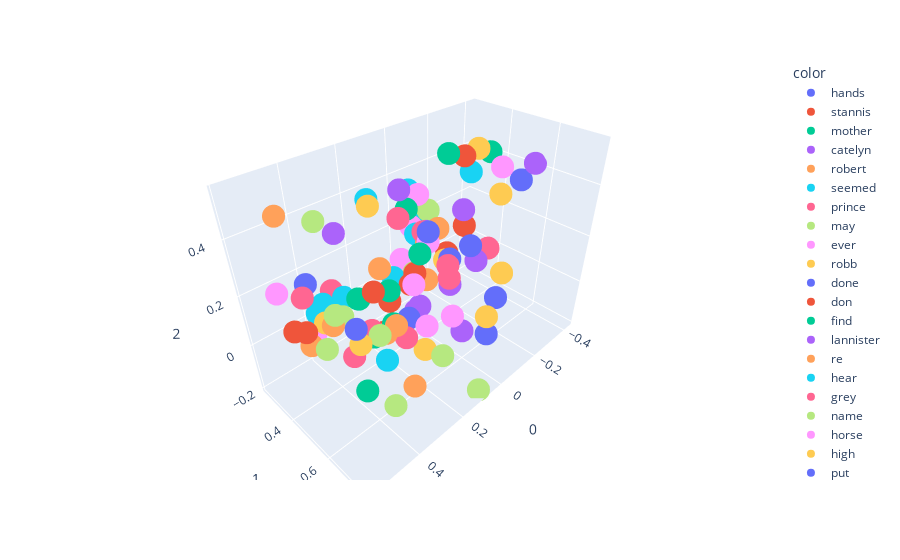

Notebook cell for this chart:
### Code cell
# To visualize the word vectors in 3D, you can use libraries like Matplotlib or Plotly. Here, we'll use Plotly for an interactive 3D scatter plot.
# 

import plotly.express as px
fig = px.scatter_3d(X[:100],x=0,y=1,z=2, color=y[200:300])
fig.show()

### Figure 1 — Plotly figure (JSON) as saved in the notebook; plotly's stock layout.template omitted (floating-point values rounded to 4 significant figures)
{"data": [{"hovertemplate": "color=hands<br>0=%{x}<br>1=%{y}<br>2=%{z}<extra></extra>", "legendgroup": "hands", "marker": {"color": "#636efa", "symbol": "circle"}, "mode": "markers", "name": "hands", "scene": "scene", "showlegend": true, "type": "scatter3d", "x": [-0.1582], "y": [0.6117], "z": [-0.01087]}, {"hovertemplate": "color=stannis<br>0=%{x}<br>1=%{y}<br>2=%{z}<extra></extra>", "legendgroup": "stannis", "marker": {"color": "#EF553B", "symbol": "circle"}, "mode": "markers", "name": "stannis", "scene": "scene", "showlegend": true, "type": "scatter3d", "x": [-0.1758], "y": [0.3478], "z": [0.05474]}, {"hovertemplate": "color=mother<br>0=%{x}<br>1=%{y}<br>2=%{z}<extra></extra>", "legendgroup": "mother", "marker": {"color": "#00cc96", "symbol": "circle"}, "mode": "markers", "name": "mother", "scene": "scene", "showlegend": true, "type": "scatter3d", "x": [0.2995], "y": [0.5605], "z": [0.2418]}, {"hovertemplate": "color=catelyn<br>0=%{x}<br>1=%{y}<br>2=%{z}<extra></extra>", "legendgroup": "catelyn", "marker": {"color": "#ab63fa", "symbol": "circle"}, "mode": "markers", "name": "catelyn", "scene": "scene", "showlegend": true, "type": "scatter3d", "x": [-0.006588], "y": [0.3687], "z": [-0.1038]}, {"hovertemplate": "color=robert<br>0=%{x}<br>1=%{y}<br>2=%{z}<extra></extra>", "legendgroup": "robert", "marker": {"color": "#FFA15A", "symbol": "circle"}, "mode": "markers", "name": "robert", "scene": "scene", "showlegend": true, "type": "scatter3d", "x": [0.112], "y": [0.5265], "z": [0.3098]}, {"hovertemplate": "color=seemed<br>0=%{x}<br>1=%{y}<br>2=%{z}<extra></extra>", "legendgroup": "seemed", "marker": {"color": "#19d3f3", "symbol": "circle"}, "mode": "markers", "name": "seemed", "scene": "scene", "showlegend": true, "type": "scatter3d", "x": [-0.04536], "y": [0.2743], "z": [0.3451]}, {"hovertemplate": "color=prince<br>0=%{x}<br>1=%{y}<br>2=%{z}<extra></extra>", "legendgroup": "prince", "marker": {"color": "#FF6692", "symbol": "circle"}, "mode": "markers", "name": "prince", "scene": "scene", "showlegend": true, "type": "scatter3d", "x": [0.1018], "y": [0.3852], "z": [0.3336]}, {"hovertemplate": "color=may<br>0=%{x}<br>1=%{y}<br>2=%{z}<extra></extra>", "legendgroup": "may", "marker": {"color": "#B6E880", "symbol": "circle"}, "mode": "markers", "name": "may", "scene": "scene", "showlegend": true, "type": "scatter3d", "x": [0.5536], "y": [0.6037], "z": [0.2105]}, {"hovertemplate": "color=ever<br>0=%{x}<br>1=%{y}<br>2=%{z}<extra></extra>", "legendgroup": "ever", "marker": {"color": "#FF97FF", "symbol": "circle"}, "mode": "markers", "name": "ever", "scene": "scene", "showlegend": true, "type": "scatter3d", "x": [0.003727], "y": [0.376], "z": [0.3814]}, {"hovertemplate": "color=robb<br>0=%{x}<br>1=%{y}<br>2=%{z}<extra></extra>", "legendgroup": "robb", "marker": {"color": "#FECB52", "symbol": "circle"}, "mode": "markers", "name": "robb", "scene": "scene", "showlegend": true, "type": "scatter3d", "x": [-0.07955], "y": [0.4266], "z": [0.1046]}, {"hovertemplate": "color=done<br>0=%{x}<br>1=%{y}<br>2=%{z}<extra></extra>", "legendgroup": "done", "marker": {"color": "#636efa", "symbol": "circle"}, "mode": "markers", "name": "done", "scene": "scene", "showlegend": true, "type": "scatter3d", "x": [0.09975], "y": [0.614], "z": [0.2838]}, {"hovertemplate": "color=don<br>0=%{x}<br>1=%{y}<br>2=%{z}<extra></extra>", "legendgroup": "don", "marker": {"color": "#EF553B", "symbol": "circle"}, "mode": "markers", "name": "don", "scene": "scene", "showlegend": true, "type": "scatter3d", "x": [0.1416], "y": [0.5025], "z": [0.195]}, {"hovertemplate": "color=find<br>0=%{x}<br>1=%{y}<br>2=%{z}<extra></extra>", "legendgroup": "find", "marker": {"color": "#00cc96", "symbol": "circle"}, "mode": "markers", "name": "find", "scene": "scene", "showlegend": true, "type": "scatter3d", "x": [0.3214], "y": [0.5989], "z": [0.152]}, {"hovertemplate": "color=lannister<br>0=%{x}<br>1=%{y}<br>2=%{z}<extra></extra>", "legendgroup": "lannister", "marker": {"color": "#ab63fa", "symbol": "circle"}, "mode": "markers", "name": "lannister", "scene": "scene", "showlegend": true, "type": "scatter3d", "x": [0.09098], "y": [0.5017], "z": [0.33]}, {"hovertemplate": "color=re<br>0=%{x}<br>1=%{y}<br>2=%{z}<extra></extra>", "legendgroup": "re", "marker": {"color": "#FFA15A", "symbol": "circle"}, "mode": "markers", "name": "re", "scene": "scene", "showlegend": true, "type": "scatter3d", "x": [0.008569], "y": [0.475], "z": [0.2951]}, {"hovertemplate": "color=hear<br>0=%{x}<br>1=%{y}<br>2=%{z}<extra></extra>", "legendgroup": "hear", "marker": {"color": "#19d3f3", "symbol": "circle"}, "mode": "markers", "name": "hear", "scene": "scene", "showlegend": true, "type": "scatter3d", "x": [-0.1041], "y": [0.2372], "z": [0.2156]}, {"hovertemplate": "color=grey<br>0=%{x}<br>1=%{y}<br>2=%{z}<extra></extra>", "legendgroup": "grey", "marker": {"color": "#FF6692", "symbol": "circle"}, "mode": "markers", "name": "grey", "scene": "scene", "showlegend": true, "type": "scatter3d", "x": [0.113], "y": [0.5122], "z": [0.3418]}, {"hovertemplate": "color=name<br>0=%{x}<br>1=%{y}<br>2=%{z}<extra></extra>", "legendgroup": "name", "marker": {"color": "#B6E880", "symbol": "circle"}, "mode": "markers", "name": "name", "scene": "scene", "showlegend": true, "type": "scatter3d", "x": [0.4646], "y": [0.5568], "z": [0.2402]}, {"hovertemplate": "color=horse<br>0=%{x}<br>1=%{y}<br>2=%{z}<extra></extra>", "legendgroup": "horse", "marker": {"color": "#FF97FF", "symbol": "circle"}, "mode": "markers", "name": "horse", "scene": "scene", "showlegend": true, "type": "scatter3d", "x": [0.2339], "y": [0.596], "z": [0.2476]}, {"hovertemplate": "color=high<br>0=%{x}<br>1=%{y}<br>2=%{z}<extra></extra>", "legendgroup": "high", "marker": {"color": "#FECB52", "symbol": "circle"}, "mode": "markers", "name": "high", "scene": "scene", "showlegend": true, "type": "scatter3d", "x": [0.4477], "y": [0.5017], "z": [0.1955]}, {"hovertemplate": "color=put<br>0=%{x}<br>1=%{y}<br>2=%{z}<extra></extra>", "legendgroup": "put", "marker": {"color": "#636efa", "symbol": "circle"}, "mode": "markers", "name": "put", "scene": "scene", "showlegend": true, "type": "scatter3d", "x": [0.01721], "y": [0.7132], "z": [-0.01062]}, {"hovertemplate": "color=stone<br>0=%{x}<br>1=%{y}<br>2=%{z}<extra></extra>", "legendgroup": "stone", "marker": {"color": "#EF553B", "symbol": "circle"}, "mode": "markers", "name": "stone", "scene": "scene", "showlegend": true, "type": "scatter3d", "x": [0.5712], "y": [0.4748], "z": [0.2001]}, {"hovertemplate": "color=wine<br>0=%{x}<br>1=%{y}<br>2=%{z}<extra></extra>", "legendgroup": "wine", "marker": {"color": "#00cc96", "symbol": "circle"}, "mode": "markers", "name": "wine", "scene": "scene", "showlegend": true, "type": "scatter3d", "x": [0.05293], "y": [0.3721], "z": [0.3439]}, {"hovertemplate": "color=hard<br>0=%{x}<br>1=%{y}<br>2=%{z}<extra></extra>", "legendgroup": "hard", "marker": {"color": "#ab63fa", "symbol": "circle"}, "mode": "markers", "name": "hard", "scene": "scene", "showlegend": true, "type": "scatter3d", "x": [-0.1637], "y": [0.4348], "z": [0.2829]}, {"hovertemplate": "color=water<br>0=%{x}<br>1=%{y}<br>2=%{z}<extra></extra>", "legendgroup": "water", "marker": {"color": "#FFA15A", "symbol": "circle"}, "mode": "markers", "name": "water", "scene": "scene", "showlegend": true, "type": "scatter3d", "x": [0.5439], "y": [0.4304], "z": [0.5342]}, {"hovertemplate": "color=upon<br>0=%{x}<br>1=%{y}<br>2=%{z}<extra></extra>", "legendgroup": "upon", "marker": {"color": "#19d3f3", "symbol": "circle"}, "mode": "markers", "name": "upon", "scene": "scene", "showlegend": true, "type": "scatter3d", "x": [0.4927], "y": [0.4727], "z": [0.2182]}, {"hovertemplate": "color=fire<br>0=%{x}<br>1=%{y}<br>2=%{z}<extra></extra>", "legendgroup": "fire", "marker": {"color": "#FF6692", "symbol": "circle"}, "mode": "markers", "name": "fire", "scene": "scene", "showlegend": true, "type": "scatter3d", "x": [0.4089], "y": [0.609], "z": [0.1878]}, {"hovertemplate": "color=iron<br>0=%{x}<br>1=%{y}<br>2=%{z}<extra></extra>", "legendgroup": "iron", "marker": {"color": "#B6E880", "symbol": "circle"}, "mode": "markers", "name": "iron", "scene": "scene", "showlegend": true, "type": "scatter3d", "x": [0.4006], "y": [0.6329], "z": [0.1791]}, {"hovertemplate": "color=until<br>0=%{x}<br>1=%{y}<br>2=%{z}<extra></extra>", "legendgroup": "until", "marker": {"color": "#FF97FF", "symbol": "circle"}, "mode": "markers", "name": "until", "scene": "scene", "showlegend": true, "type": "scatter3d", "x": [0.4848], "y": [0.4256], "z": [0.09843]}, {"hovertemplate": "color=these<br>0=%{x}<br>1=%{y}<br>2=%{z}<extra></extra>", "legendgroup": "these", "marker": {"color": "#FECB52", "symbol": "circle"}, "mode": "markers", "name": "these", "scene": "scene", "showlegend": true, "type": "scatter3d", "x": [-0.000219], "y": [0.6953], "z": [0.04306]}, {"hovertemplate": "color=voice<br>0=%{x}<br>1=%{y}<br>2=%{z}<extra></extra>", "legendgroup": "voice", "marker": {"color": "#636efa", "symbol": "circle"}, "mode": "markers", "name": "voice", "scene": "scene", "showlegend": true, "type": "scatter3d", "x": [0.3886], "y": [0.5545], "z": [0.1285]}, {"hovertemplate": "color=gone<br>0=%{x}<br>1=%{y}<br>2=%{z}<extra></extra>", "legendgroup": "gone", "marker": {"color": "#EF553B", "symbol": "circle"}, "mode": "markers", "name": "gone", "scene": "scene", "showlegend": true, "type": "scatter3d", "x": [-0.1741], "y": [0.4325], "z": [0.2134]}, {"hovertemplate": "color=give<br>0=%{x}<br>1=%{y}<br>2=%{z}<extra></extra>", "legendgroup": "give", "marker": {"color": "#00cc96", "symbol": "circle"}, "mode": "markers", "name": "give", "scene": "scene", "showlegend": true, "type": "scatter3d", "x": [0.4062], "y": [0.5521], "z": [0.2668]}, {"hovertemplate": "color=sam<br>0=%{x}<br>1=%{y}<br>2=%{z}<extra></extra>", "legendgroup": "sam", "marker": {"color": "#ab63fa", "symbol": "circle"}, "mode": "markers", "name": "sam", "scene": "scene", "showlegend": true, "type": "scatter3d", "x": [-0.02663], "y": [0.504], "z": [0.06198]}, {"hovertemplate": "color=seen<br>0=%{x}<br>1=%{y}<br>2=%{z}<extra></extra>", "legendgroup": "seen", "marker": {"color": "#FFA15A", "symbol": "circle"}, "mode": "markers", "name": "seen", "scene": "scene", "showlegend": true, "type": "scatter3d", "x": [0.5055], "y": [0.5699], "z": [0.2416]}, {"hovertemplate": "color=better<br>0=%{x}<br>1=%{y}<br>2=%{z}<extra></extra>", "legendgroup": "better", "marker": {"color": "#19d3f3", "symbol": "circle"}, "mode": "markers", "name": "better", "scene": "scene", "showlegend": true, "type": "scatter3d", "x": [0.4644], "y": [0.4614], "z": [0.2294]}, {"hovertemplate": "color=shall<br>0=%{x}<br>1=%{y}<br>2=%{z}<extra></extra>", "legendgroup": "shall", "marker": {"color": "#FF6692", "symbol": "circle"}, "mode": "markers", "name": "shall", "scene": "scene", "showlegend": true, "type": "scatter3d", "x": [0.05704], "y": [0.5755], "z": [0.1695]}, {"hovertemplate": "color=ned<br>0=%{x}<br>1=%{y}<br>2=%{z}<extra></extra>", "legendgroup": "ned", "marker": {"color": "#B6E880", "symbol": "circle"}, "mode": "markers", "name": "ned", "scene": "scene", "showlegend": true, "type": "scatter3d", "x": [0.2272], "y": [0.7117], "z": [0.03436]}, {"hovertemplate": "color=always<br>0=%{x}<br>1=%{y}<br>2=%{z}<extra></extra>", "legendgroup": "always", "marker": {"color": "#FF97FF", "symbol": "circle"}, "mode": "markers", "name": "always", "scene": "scene", "showlegend": true, "type": "scatter3d", "x": [0.1369], "y": [0.5581], "z": [0.3352]}, {"hovertemplate": "color=years<br>0=%{x}<br>1=%{y}<br>2=%{z}<extra></extra>", "legendgroup": "years", "marker": {"color": "#FECB52", "symbol": "circle"}, "mode": "markers", "name": "years", "scene": "scene", "showlegend": true, "type": "scatter3d", "x": [0.4985], "y": [0.5196], "z": [0.2159]}, {"hovertemplate": "color=between<br>0=%{x}<br>1=%{y}<br>2=%{z}<extra></extra>", "legendgroup": "between", "marker": {"color": "#636efa", "symbol": "circle"}, "mode": "markers", "name": "between", "scene": "scene", "showlegend": true, "type": "scatter3d", "x": [0.4055], "y": [0.2694], "z": [0.166]}, {"hovertemplate": "color=dark<br>0=%{x}<br>1=%{y}<br>2=%{z}<extra></extra>", "legendgroup": "dark", "marker": {"color": "#EF553B", "symbol": "circle"}, "mode": "markers", "name": "dark", "scene": "scene", "showlegend": true, "type": "scatter3d", "x": [0.4027], "y": [0.6208], "z": [0.3264]}, {"hovertemplate": "color=place<br>0=%{x}<br>1=%{y}<br>2=%{z}<extra></extra>", "legendgroup": "place", "marker": {"color": "#00cc96", "symbol": "circle"}, "mode": "markers", "name": "place", "scene": "scene", "showlegend": true, "type": "scatter3d", "x": [0.1789], "y": [0.566], "z": [0.3167]}, {"hovertemplate": "color=small<br>0=%{x}<br>1=%{y}<br>2=%{z}<extra></extra>", "legendgroup": "small", "marker": {"color": "#ab63fa", "symbol": "circle"}, "mode": "markers", "name": "small", "scene": "scene", "showlegend": true, "type": "scatter3d", "x": [-0.0645], "y": [0.5386], "z": [-0.161]}, {"hovertemplate": "color=cold<br>0=%{x}<br>1=%{y}<br>2=%{z}<extra></extra>", "legendgroup": "cold", "marker": {"color": "#FFA15A", "symbol": "circle"}, "mode": "markers", "name": "cold", "scene": "scene", "showlegend": true, "type": "scatter3d", "x": [0.3653], "y": [0.7334], "z": [0.0246]}, {"hovertemplate": "color=winterfell<br>0=%{x}<br>1=%{y}<br>2=%{z}<extra></extra>", "legendgroup": "winterfell", "marker": {"color": "#19d3f3", "symbol": "circle"}, "mode": "markers", "name": "winterfell", "scene": "scene", "showlegend": true, "type": "scatter3d", "x": [0.1094], "y": [0.4753], "z": [0.3169]}, {"hovertemplate": "color=most<br>0=%{x}<br>1=%{y}<br>2=%{z}<extra></extra>", "legendgroup": "most", "marker": {"color": "#FF6692", "symbol": "circle"}, "mode": "markers", "name": "most", "scene": "scene", "showlegend": true, "type": "scatter3d", "x": [0.4209], "y": [0.5257], "z": [0.0358]}, {"hovertemplate": "color=hundred<br>0=%{x}<br>1=%{y}<br>2=%{z}<extra></extra>", "legendgroup": "hundred", "marker": {"color": "#B6E880", "symbol": "circle"}, "mode": "markers", "name": "hundred", "scene": "scene", "showlegend": true, "type": "scatter3d", "x": [0.1361], "y": [0.4931], "z": [0.1899]}, {"hovertemplate": "color=stood<br>0=%{x}<br>1=%{y}<br>2=%{z}<extra></extra>", "legendgroup": "stood", "marker": {"color": "#FF97FF", "symbol": "circle"}, "mode": "markers", "name": "stood", "scene": "scene", "showlegend": true, "type": "scatter3d", "x": [0.09205], "y": [0.626], "z": [0.05969]}, {"hovertemplate": "color=end<br>0=%{x}<br>1=%{y}<br>2=%{z}<extra></extra>", "legendgroup": "end", "marker": {"color": "#FECB52", "symbol": "circle"}, "mode": "markers", "name": "end", "scene": "scene", "showlegend": true, "type": "scatter3d", "x": [0.45], "y": [0.6077], "z": [0.1605]}, {"hovertemplate": "color=sister<br>0=%{x}<br>1=%{y}<br>2=%{z}<extra></extra>", "legendgroup": "sister", "marker": {"color": "#636efa", "symbol": "circle"}, "mode": "markers", "name": "sister", "scene": "scene", "showlegend": true, "type": "scatter3d", "x": [-0.3814], "y": [0.5158], "z": [0.3521]}, {"hovertemplate": "color=words<br>0=%{x}<br>1=%{y}<br>2=%{z}<extra></extra>", "legendgroup": "words", "marker": {"color": "#EF553B", "symbol": "circle"}, "mode": "markers", "name": "words", "scene": "scene", "showlegend": true, "type": "scatter3d", "x": [0.1819], "y": [0.5236], "z": [0.1835]}, {"hovertemplate": "color=sea<br>0=%{x}<br>1=%{y}<br>2=%{z}<extra></extra>", "legendgroup": "sea", "marker": {"color": "#00cc96", "symbol": "circle"}, "mode": "markers", "name": "sea", "scene": "scene", "showlegend": true, "type": "scatter3d", "x": [0.401], "y": [0.6069], "z": [0.1561]}, {"hovertemplate": "color=right<br>0=%{x}<br>1=%{y}<br>2=%{z}<extra></extra>", "legendgroup": "right", "marker": {"color": "#ab63fa", "symbol": "circle"}, "mode": "markers", "name": "right", "scene": "scene", "showlegend": true, "type": "scatter3d", "x": [0.3863], "y": [0.4398], "z": [0.4217]}, {"hovertemplate": "color=nothing<br>0=%{x}<br>1=%{y}<br>2=%{z}<extra></extra>", "legendgroup": "nothing", "marker": {"color": "#FFA15A", "symbol": "circle"}, "mode": "markers", "name": "nothing", "scene": "scene", "showlegend": true, "type": "scatter3d", "x": [0.02331], "y": [0.4369], "z": [0.07372]}, {"hovertemplate": "color=walls<br>0=%{x}<br>1=%{y}<br>2=%{z}<extra></extra>", "legendgroup": "walls", "marker": {"color": "#19d3f3", "symbol": "circle"}, "mode": "markers", "name": "walls", "scene": "scene", "showlegend": true, "type": "scatter3d", "x": [0.3906], "y": [0.6462], "z": [0.08485]}, {"hovertemplate": "color=fingers<br>0=%{x}<br>1=%{y}<br>2=%{z}<extra></extra>", "legendgroup": "fingers", "marker": {"color": "#FF6692", "symbol": "circle"}, "mode": "markers", "name": "fingers", "scene": "scene", "showlegend": true, "type": "scatter3d", "x": [0.5515], "y": [0.5149], "z": [0.3304]}, {"hovertemplate": "color=same<br>0=%{x}<br>1=%{y}<br>2=%{z}<extra></extra>", "legendgroup": "same", "marker": {"color": "#B6E880", "symbol": "circle"}, "mode": "markers", "name": "same", "scene": "scene", "showlegend": true, "type": "scatter3d", "x": [0.09181], "y": [0.7562], "z": [-0.1918]}, {"hovertemplate": "color=cloak<br>0=%{x}<br>1=%{y}<br>2=%{z}<extra></extra>", "legendgroup": "cloak", "marker": {"color": "#FF97FF", "symbol": "circle"}, "mode": "markers", "name": "cloak", "scene": "scene", "showlegend": true, "type": "scatter3d", "x": [-0.17], "y": [0.5821], "z": [0.4888]}, {"hovertemplate": "color=house<br>0=%{x}<br>1=%{y}<br>2=%{z}<extra></extra>", "legendgroup": "house", "marker": {"color": "#FECB52", "symbol": "circle"}, "mode": "markers", "name": "house", "scene": "scene", "showlegend": true, "type": "scatter3d", "x": [-0.2302], "y": [0.5413], "z": [0.3583]}, {"hovertemplate": "color=young<br>0=%{x}<br>1=%{y}<br>2=%{z}<extra></extra>", "legendgroup": "young", "marker": {"color": "#636efa", "symbol": "circle"}, "mode": "markers", "name": "young", "scene": "scene", "showlegend": true, "type": "scatter3d", "x": [0.2264], "y": [0.5622], "z": [0.09343]}, {"hovertemplate": "color=does<br>0=%{x}<br>1=%{y}<br>2=%{z}<extra></extra>", "legendgroup": "does", "marker": {"color": "#EF553B", "symbol": "circle"}, "mode": "markers", "name": "does", "scene": "scene", "showlegend": true, "type": "scatter3d", "x": [0.3373], "y": [0.5706], "z": [0.1103]}, {"hovertemplate": "color=beside<br>0=%{x}<br>1=%{y}<br>2=%{z}<extra></extra>", "legendgroup": "beside", "marker": {"color": "#00cc96", "symbol": "circle"}, "mode": "markers", "name": "beside", "scene": "scene", "showlegend": true, "type": "scatter3d", "x": [0.4398], "y": [0.6031], "z": [-0.04093]}, {"hovertemplate": "color=get<br>0=%{x}<br>1=%{y}<br>2=%{z}<extra></extra>", "legendgroup": "get", "marker": {"color": "#ab63fa", "symbol": "circle"}, "mode": "markers", "name": "get", "scene": "scene", "showlegend": true, "type": "scatter3d", "x": [-0.4197], "y": [0.5415], "z": [0.4122]}, {"hovertemplate": "color=mouth<br>0=%{x}<br>1=%{y}<br>2=%{z}<extra></extra>", "legendgroup": "mouth", "marker": {"color": "#FFA15A", "symbol": "circle"}, "mode": "markers", "name": "mouth", "scene": "scene", "showlegend": true, "type": "scatter3d", "x": [0.337], "y": [0.5824], "z": [0.1135]}, {"hovertemplate": "color=seven<br>0=%{x}<br>1=%{y}<br>2=%{z}<extra></extra>", "legendgroup": "seven", "marker": {"color": "#19d3f3", "symbol": "circle"}, "mode": "markers", "name": "seven", "scene": "scene", "showlegend": true, "type": "scatter3d", "x": [0.1947], "y": [0.4577], "z": [0.1823]}, {"hovertemplate": "color=watch<br>0=%{x}<br>1=%{y}<br>2=%{z}<extra></extra>", "legendgroup": "watch", "marker": {"color": "#FF6692", "symbol": "circle"}, "mode": "markers", "name": "watch", "scene": "scene", "showlegend": true, "type": "scatter3d", "x": [0.294], "y": [0.6237], "z": [0.09463]}, {"hovertemplate": "color=door<br>0=%{x}<br>1=%{y}<br>2=%{z}<extra></extra>", "legendgroup": "door", "marker": {"color": "#B6E880", "symbol": "circle"}, "mode": "markers", "name": "door", "scene": "scene", "showlegend": true, "type": "scatter3d", "x": [-0.06499], "y": [0.3559], "z": [0.2883]}, {"hovertemplate": "color=joffrey<br>0=%{x}<br>1=%{y}<br>2=%{z}<extra></extra>", "legendgroup": "joffrey", "marker": {"color": "#FF97FF", "symbol": "circle"}, "mode": "markers", "name": "joffrey", "scene": "scene", "showlegend": true, "type": "scatter3d", "x": [0.04587], "y": [0.3856], "z": [0.2806]}, {"hovertemplate": "color=green<br>0=%{x}<br>1=%{y}<br>2=%{z}<extra></extra>", "legendgroup": "green", "marker": {"color": "#FECB52", "symbol": "circle"}, "mode": "markers", "name": "green", "scene": "scene", "showlegend": true, "type": "scatter3d", "x": [0.1381], "y": [0.5444], "z": [-0.1153]}, {"hovertemplate": "color=big<br>0=%{x}<br>1=%{y}<br>2=%{z}<extra></extra>", "legendgroup": "big", "marker": {"color": "#636efa", "symbol": "circle"}, "mode": "markers", "name": "big", "scene": "scene", "showlegend": true, "type": "scatter3d", "x": [0.4714], "y": [0.6243], "z": [0.2414]}, {"hovertemplate": "color=under<br>0=%{x}<br>1=%{y}<br>2=%{z}<extra></extra>", "legendgroup": "under", "marker": {"color": "#EF553B", "symbol": "circle"}, "mode": "markers", "name": "under", "scene": "scene", "showlegend": true, "type": "scatter3d", "x": [0.1734], "y": [0.4071], "z": [0.04392]}, {"hovertemplate": "color=few<br>0=%{x}<br>1=%{y}<br>2=%{z}<extra></extra>", "legendgroup": "few", "marker": {"color": "#00cc96", "symbol": "circle"}, "mode": "markers", "name": "few", "scene": "scene", "showlegend": true, "type": "scatter3d", "x": [-0.03341], "y": [0.4764], "z": [0.542]}, {"hovertemplate": "color=sent<br>0=%{x}<br>1=%{y}<br>2=%{z}<extra></extra>", "legendgroup": "sent", "marker": {"color": "#ab63fa", "symbol": "circle"}, "mode": "markers", "name": "sent", "scene": "scene", "showlegend": true, "type": "scatter3d", "x": [0.1939], "y": [0.5587], "z": [0.103]}, {"hovertemplate": "color=perhaps<br>0=%{x}<br>1=%{y}<br>2=%{z}<extra></extra>", "legendgroup": "perhaps", "marker": {"color": "#FFA15A", "symbol": "circle"}, "mode": "markers", "name": "perhaps", "scene": "scene", "showlegend": true, "type": "scatter3d", "x": [0.2549], "y": [0.4665], "z": [0.2517]}, {"hovertemplate": "color=almost<br>0=%{x}<br>1=%{y}<br>2=%{z}<extra></extra>", "legendgroup": "almost", "marker": {"color": "#19d3f3", "symbol": "circle"}, "mode": "markers", "name": "almost", "scene": "scene", "showlegend": true, "type": "scatter3d", "x": [0.144], "y": [0.2786], "z": [0.3781]}, {"hovertemplate": "color=such<br>0=%{x}<br>1=%{y}<br>2=%{z}<extra></extra>", "legendgroup": "such", "marker": {"color": "#FF6692", "symbol": "circle"}, "mode": "markers", "name": "such", "scene": "scene", "showlegend": true, "type": "scatter3d", "x": [0.1316], "y": [0.6361], "z": [0.2861]}, {"hovertemplate": "color=wanted<br>0=%{x}<br>1=%{y}<br>2=%{z}<extra></extra>", "legendgroup": "wanted", "marker": {"color": "#B6E880", "symbol": "circle"}, "mode": "markers", "name": "wanted", "scene": "scene", "showlegend": true, "type": "scatter3d", "x": [0.4965], "y": [0.5713], "z": [0.2729]}, {"hovertemplate": "color=daughter<br>0=%{x}<br>1=%{y}<br>2=%{z}<extra></extra>", "legendgroup": "daughter", "marker": {"color": "#FF97FF", "symbol": "circle"}, "mode": "markers", "name": "daughter", "scene": "scene", "showlegend": true, "type": "scatter3d", "x": [0.05094], "y": [0.3349], "z": [0.1256]}, {"hovertemplate": "color=true<br>0=%{x}<br>1=%{y}<br>2=%{z}<extra></extra>", "legendgroup": "true", "marker": {"color": "#FECB52", "symbol": "circle"}, "mode": "markers", "name": "true", "scene": "scene", "showlegend": true, "type": "scatter3d", "x": [-0.2761], "y": [0.3962], "z": [0.4676]}, {"hovertemplate": "color=while<br>0=%{x}<br>1=%{y}<br>2=%{z}<extra></extra>", "legendgroup": "while", "marker": {"color": "#636efa", "symbol": "circle"}, "mode": "markers", "name": "while", "scene": "scene", "showlegend": true, "type": "scatter3d", "x": [0.1956], "y": [0.6178], "z": [0.4214]}, {"hovertemplate": "color=leave<br>0=%{x}<br>1=%{y}<br>2=%{z}<extra></extra>", "legendgroup": "leave", "marker": {"color": "#EF553B", "symbol": "circle"}, "mode": "markers", "name": "leave", "scene": "scene", "showlegend": true, "type": "scatter3d", "x": [0.5751], "y": [0.5497], "z": [0.2482]}, {"hovertemplate": "color=city<br>0=%{x}<br>1=%{y}<br>2=%{z}<extra></extra>", "legendgroup": "city", "marker": {"color": "#00cc96", "symbol": "circle"}, "mode": "markers", "name": "city", "scene": "scene", "showlegend": true, "type": "scatter3d", "x": [-0.389], "y": [0.363], "z": [0.4129]}, {"hovertemplate": "color=wind<br>0=%{x}<br>1=%{y}<br>2=%{z}<extra></extra>", "legendgroup": "wind", "marker": {"color": "#ab63fa", "symbol": "circle"}, "mode": "markers", "name": "wind", "scene": "scene", "showlegend": true, "type": "scatter3d", "x": [0.05016], "y": [0.3351], "z": [0.3998]}, {"hovertemplate": "color=light<br>0=%{x}<br>1=%{y}<br>2=%{z}<extra></extra>", "legendgroup": "light", "marker": {"color": "#FFA15A", "symbol": "circle"}, "mode": "markers", "name": "light", "scene": "scene", "showlegend": true, "type": "scatter3d", "x": [0.3566], "y": [0.6538], "z": [0.2014]}, {"hovertemplate": "color=arms<br>0=%{x}<br>1=%{y}<br>2=%{z}<extra></extra>", "legendgroup": "arms", "marker": {"color": "#19d3f3", "symbol": "circle"}, "mode": "markers", "name": "arms", "scene": "scene", "showlegend": true, "type": "scatter3d", "x": [-0.1501], "y": [0.4722], "z": [0.4432]}, {"hovertemplate": "color=children<br>0=%{x}<br>1=%{y}<br>2=%{z}<extra></extra>", "legendgroup": "children", "marker": {"color": "#FF6692", "symbol": "circle"}, "mode": "markers", "name": "children", "scene": "scene", "showlegend": true, "type": "scatter3d", "x": [-0.3869], "y": [0.3862], "z": [-0.002197]}, {"hovertemplate": "color=herself<br>0=%{x}<br>1=%{y}<br>2=%{z}<extra></extra>", "legendgroup": "herself", "marker": {"color": "#B6E880", "symbol": "circle"}, "mode": "markers", "name": "herself", "scene": "scene", "showlegend": true, "type": "scatter3d", "x": [0.4799], "y": [0.5012], "z": [0.522]}, {"hovertemplate": "color=sweet<br>0=%{x}<br>1=%{y}<br>2=%{z}<extra></extra>", "legendgroup": "sweet", "marker": {"color": "#FF97FF", "symbol": "circle"}, "mode": "markers", "name": "sweet", "scene": "scene", "showlegend": true, "type": "scatter3d", "x": [0.5348], "y": [0.3322], "z": [0.2333]}, {"hovertemplate": "color=others<br>0=%{x}<br>1=%{y}<br>2=%{z}<extra></extra>", "legendgroup": "others", "marker": {"color": "#FECB52", "symbol": "circle"}, "mode": "markers", "name": "others", "scene": "scene", "showlegend": true, "type": "scatter3d", "x": [0.3497], "y": [0.5546], "z": [0.5355]}, {"hovertemplate": "color=lost<br>0=%{x}<br>1=%{y}<br>2=%{z}<extra></extra>", "legendgroup": "lost", "marker": {"color": "#636efa", "symbol": "circle"}, "mode": "markers", "name": "lost", "scene": "scene", "showlegend": true, "type": "scatter3d", "x": [0.09412], "y": [0.6877], "z": [0.3619]}, {"hovertemplate": "color=theon<br>0=%{x}<br>1=%{y}<br>2=%{z}<extra></extra>", "legendgroup": "theon", "marker": {"color": "#EF553B", "symbol": "circle"}, "mode": "markers", "name": "theon", "scene": "scene", "showlegend": true, "type": "scatter3d", "x": [-0.08938], "y": [0.4934], "z": [0.5231]}, {"hovertemplate": "color=each<br>0=%{x}<br>1=%{y}<br>2=%{z}<extra></extra>", "legendgroup": "each", "marker": {"color": "#00cc96", "symbol": "circle"}, "mode": "markers", "name": "each", "scene": "scene", "showlegend": true, "type": "scatter3d", "x": [0.4001], "y": [0.5491], "z": [0.2607]}, {"hovertemplate": "color=felt<br>0=%{x}<br>1=%{y}<br>2=%{z}<extra></extra>", "legendgroup": "felt", "marker": {"color": "#ab63fa", "symbol": "circle"}, "mode": "markers", "name": "felt", "scene": "scene", "showlegend": true, "type": "scatter3d", "x": [-0.1448], "y": [0.5201], "z": [0.1152]}, {"hovertemplate": "color=side<br>0=%{x}<br>1=%{y}<br>2=%{z}<extra></extra>", "legendgroup": "side", "marker": {"color": "#FFA15A", "symbol": "circle"}, "mode": "markers", "name": "side", "scene": "scene", "showlegend": true, "type": "scatter3d", "x": [0.5253], "y": [0.4698], "z": [0.114]}, {"hovertemplate": "color=yes<br>0=%{x}<br>1=%{y}<br>2=%{z}<extra></extra>", "legendgroup": "yes", "marker": {"color": "#19d3f3", "symbol": "circle"}, "mode": "markers", "name": "yes", "scene": "scene", "showlegend": true, "type": "scatter3d", "x": [0.3992], "y": [0.472], "z": [0.2239]}, {"hovertemplate": "color=brothers<br>0=%{x}<br>1=%{y}<br>2=%{z}<extra></extra>", "legendgroup": "brothers", "marker": {"color": "#FF6692", "symbol": "circle"}, "mode": "markers", "name": "brothers", "scene": "scene", "showlegend": true, "type": "scatter3d", "x": [0.4148], "y": [0.4358], "z": [0.2371]}, {"hovertemplate": "color=best<br>0=%{x}<br>1=%{y}<br>2=%{z}<extra></extra>", "legendgroup": "best", "marker": {"color": "#B6E880", "symbol": "circle"}, "mode": "markers", "name": "best", "scene": "scene", "showlegend": true, "type": "scatter3d", "x": [0.4343], "y": [0.7262], "z": [-0.008152]}, {"hovertemplate": "color=very<br>0=%{x}<br>1=%{y}<br>2=%{z}<extra></extra>", "legendgroup": "very", "marker": {"color": "#FF97FF", "symbol": "circle"}, "mode": "markers", "name": "very", "scene": "scene", "showlegend": true, "type": "scatter3d", "x": [0.3498], "y": [0.7678], "z": [0.2668]}, {"hovertemplate": "color=die<br>0=%{x}<br>1=%{y}<br>2=%{z}<extra></extra>", "legendgroup": "die", "marker": {"color": "#FECB52", "symbol": "circle"}, "mode": "markers", "name": "die", "scene": "scene", "showlegend": true, "type": "scatter3d", "x": [-0.1428], "y": [0.6381], "z": [0.121]}], "layout": {"legend": {"title": {"text": "color"}, "tracegroupgap": 0}, "margin": {"t": 60}, "scene": {"domain": {"x": [0, 1], "y": [0, 1]}, "xaxis": {"title": {"text": "0"}}, "yaxis": {"title": {"text": "1"}}, "zaxis": {"title": {"text": "2"}}}}}
